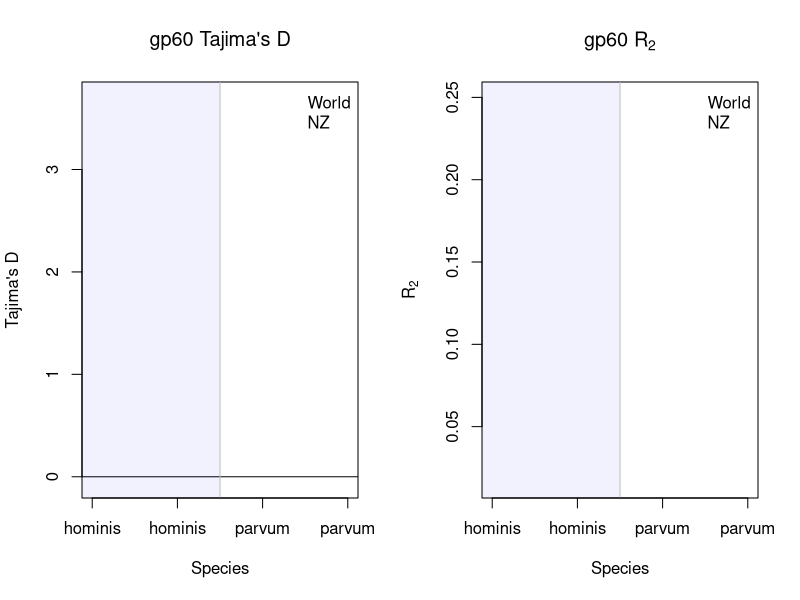
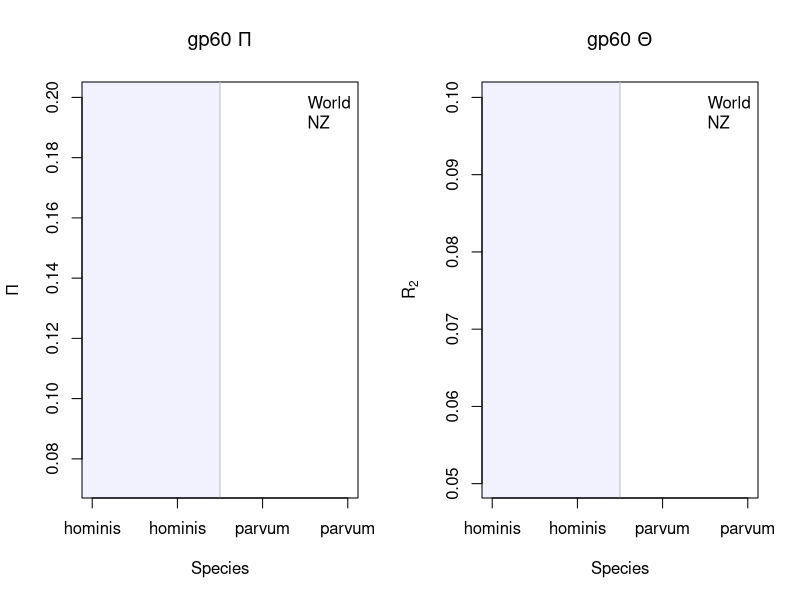

These charts were generated, in order, by the following R code:
loc_data<-read.csv('results_location_ci.csv',header=T)

pdf('gene_location_R2_Tajima.pdf',width=6,height=5) 

par(mfrow=c(1,2))
# m <- rbind(c(1, 1, 1,2), c(1,1,1, 2))
# layout(m)

x<-1:length(loc_data[,1])
plot(x, loc_data$Tajima_DT,
     ylim=range(c(min(loc_data$Tajima_DT+loc_data$Tajima_DT_95CI_Lower),
                  max(loc_data$Tajima_DT+loc_data$Tajima_DT_95CI_Upper),+1)),
     pch=19, xlab="Species", ylab="Tajima's D",
     main=expression(paste("gp60 Tajima's D")),
     col = as.numeric(loc_data$Location),
     xaxt='n')
abline(h=0)
mycol <- rgb(0, 0, 0, alpha = 0)
rect(0.5, -3, 2.5, 5, density = NULL, border = "grey",col=rgb(0, 0, 1,0.05))
axis(1, at=seq(from=1,to=4,by=1), labels=loc_data$Species[seq(from=1,to=4,by=1)])
legend('topright',c('World','NZ'),pch=19,col = as.numeric(loc_data$Location),
       bg=mycol,box.col = mycol) 
# points(x=c(2,4,9.8,10,10.2),y=loc_data$Tajima[c(2,4,10,10,10)]+
#          loc_data$Tajima_Upper_95_CI[c(2,4,10,10,10)]+0.1,pch=8)
 arrows(x, loc_data$Tajima_DT+loc_data$Tajima_DT_95CI_Lower,
        x, loc_data$Tajima_DT+loc_data$Tajima_DT_95CI_Upper, length=0.05, angle=90, code=3,
        col = as.numeric(loc_data$Location))

 plot(x, loc_data$R2,
      ylim=range(c(min(loc_data$R2-loc_data$R2_95CI_Lower),
                   max(loc_data$R2+loc_data$R2_95CI_Upper),+0.25)),
      pch=19, xlab="Species", ylab=expression(paste(R[{2}])),
      main=expression(paste("gp60 ", R[{2}])),
      col = as.numeric(loc_data$Location),
      xaxt='n')
 abline(h=0)
 mycol <- rgb(0, 0, 0, alpha = 0)
 rect(0.5, -3, 2.5, 5, density = NULL, border = "grey",col=rgb(0, 0, 1,0.05))
 axis(1, at=seq(from=1,to=4,by=1), labels=loc_data$Species[seq(from=1,to=4,by=1)])
 legend('topright',c('World','NZ'),pch=19,col = as.numeric(loc_data$Location),
        bg=mycol,box.col = mycol) 
 # points(x=c(2,4,9.8,10,10.2),y=loc_data$Tajima[c(2,4,10,10,10)]+
 #          loc_data$Tajima_Upper_95_CI[c(2,4,10,10,10)]+0.1,pch=8)
 arrows(x, loc_data$R2-loc_data$R2_95CI_Lower,
        x, loc_data$R2+loc_data$R2_95CI_Upper, length=0.05, angle=90, code=3,
        col = as.numeric(loc_data$Location))
 
 dev.off()

## pi and theta
 
 pdf('gene_location_pi_theta.pdf',width=6,height=5) 
 
 par(mfrow=c(1,2))
 # m <- rbind(c(1, 1, 1,2), c(1,1,1, 2))
 # layout(m)
 
 x<-1:length(loc_data[,1])
 plot(x, loc_data$Pi,
      ylim=range(c(min(loc_data$Pi-1.96*loc_data$SD.Pi),
                   max(loc_data$Pi+1.96*loc_data$SD.Pi),+0.2)),
      pch=19, xlab="Species", ylab=expression(Pi),
      main=expression(paste('gp60 ',Pi)),
      col = as.numeric(loc_data$Location),
      xaxt='n')
 abline(h=0)
 mycol <- rgb(0, 0, 0, alpha = 0)
 rect(0.5, -3, 2.5, 5, density = NULL, border = "grey",col=rgb(0, 0, 1,0.05))
 axis(1, at=seq(from=1,to=4,by=1), labels=loc_data$Species[seq(from=1,to=4,by=1)])
 legend('topright',c('World','NZ'),pch=19,col = as.numeric(loc_data$Location),
        bg=mycol,box.col = mycol) 
 # points(x=c(2,4,9.8,10,10.2),y=loc_data$Tajima[c(2,4,10,10,10)]+
 #          loc_data$Tajima_Upper_95_CI[c(2,4,10,10,10)]+0.1,pch=8)
 arrows(x, loc_data$Pi-1.96*loc_data$SD.Pi,
        x, loc_data$Pi+1.96*loc_data$SD.Pi, length=0.05, angle=90, code=3,
        col = as.numeric(loc_data$Location))
 
 plot(x, loc_data$Theta_W,
      ylim=range(c(min(loc_data$Theta_W-1.96*loc_data$Theta_SD),
                   max(loc_data$Theta_W+1.96*loc_data$Theta_SD),+0.1)),
      pch=19, xlab="Species", ylab=expression(paste(R[{2}])),
      main=expression(paste("gp60 ",Theta)),
      col = as.numeric(loc_data$Location),
      xaxt='n')
 abline(h=0)
 mycol <- rgb(0, 0, 0, alpha = 0)
 rect(0.5, -3, 2.5, 5, density = NULL, border = "grey",col=rgb(0, 0, 1,0.05))
 axis(1, at=seq(from=1,to=4,by=1), labels=loc_data$Species[seq(from=1,to=4,by=1)])
 legend('topright',c('World','NZ'),pch=19,col = as.numeric(loc_data$Location),
        bg=mycol,box.col = mycol) 
 # points(x=c(2,4,9.8,10,10.2),y=loc_data$Tajima[c(2,4,10,10,10)]+
 #          loc_data$Tajima_Upper_95_CI[c(2,4,10,10,10)]+0.1,pch=8)
 arrows(x, loc_data$Theta_W-1.96*loc_data$Theta_SD,
        x, loc_data$Theta_W+1.96*loc_data$Theta_SD, length=0.05, angle=90, code=3,
        col = as.numeric(loc_data$Location))
 
 dev.off()
 